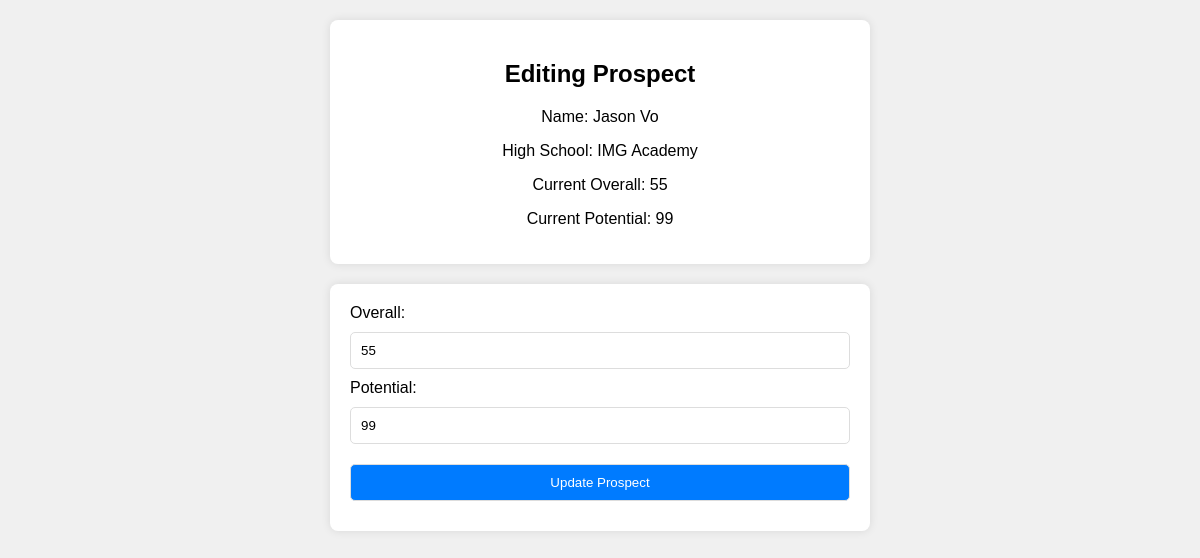
/edit/prospect/4 (signed in), run on the app's committed database.
### models.py (models this page shows, shortened)
class ProspectModel(db.Model):
    __tablename__ = "prospects"
    prospect_id = db.Column(db.Integer, primary_key = True, autoincrement = True)
    name = db.Column(db.String)
    highschool_id = db.Column(db.Integer, db.ForeignKey('highschools.id'), index=True)
    highschool = db.relationship('HighSchoolModel', backref=db.backref('prospects', lazy=True))
    overall = db.Column(db.Integer, index= True)
    potential = db.Column(db.Integer, index= True)
    committed = db.Column(db.Integer, index= True)
    email = db.Column(db.String, index=True)

class HighSchoolModel(db.Model):
    __tablename__ = "highschools"
    id = db.Column(db.Integer, primary_key=True, autoincrement=True,index=True)
    name = db.Column(db.String)

### app.py (the view)
@app.route('/edit/prospect/<int:id>', methods=['GET', 'POST'])
@login_required
def edit_prospect(id):
    prospect = ProspectModel.query.get_or_404(id)
    if request.method == 'POST':
        prospect.overall = request.form['overall']
        prospect.potential = request.form['potential']
        db.session.commit()
        return redirect(url_for('view_prospects'))
    return render_template('edit_prospect.html', prospect=prospect)

### app.py (called while the page is built)
@login_manager.user_loader
def load_user(user_id):
    return User.query.get(int(user_id))

### templates/edit_prospect.html (shortened to what this page needs)
<!DOCTYPE html>
<html>
<head>
</head>
<body>
    <div class="prospect-info">
        <h2>Editing Prospect</h2>
        <p>Name: {{ prospect.name }}</p>
        <p>High School: {{ prospect.highschool.name }}</p>
        <p>Current Overall: {{ prospect.overall }}</p>
        <p>Current Potential: {{ prospect.potential }}</p>
    </div>
    <form action="" method="post">
        <label for="overall">Overall:</label>
        <input type="text" id="overall" name="overall" value="{{ prospect.overall }}"><br>
        <label for="potential">Potential:</label>
        <input type="text" id="potential" name="potential" value="{{ prospect.potential }}"><br>
        <input type="submit" value="Update Prospect">
    </form>
</body>
</html>

### templates/edit_prospect.html (style rules this page uses)
body { font-family: Arial, sans-serif; margin: 20px; padding: 0; background-color: #f0f0f0; }
form { background-color: #ffffff; padding: 20px; border-radius: 8px; box-shadow: 0 0 10px rgba(0, 0, 0, 0.1); max-width: 500px; margin: 20px auto; }
input[type="text"], input[type="submit"] { width: 100%; padding: 10px; margin: 10px 0; border-radius: 5px; border: 1px solid #ddd; box-sizing: border-box; }
input[type="submit"] { background-color: #007bff; color: white; cursor: pointer; }
.prospect-info { background-color: #ffffff; padding: 20px; border-radius: 8px; box-shadow: 0 0 10px rgba(0, 0, 0, 0.1); max-width: 500px; margin: 20px auto; text-align: center; }

### data on the page
ProspectModel: name "Jason Vo", overall "55", potential "99"
HighSchoolModel: highschool.name "IMG Academy"
